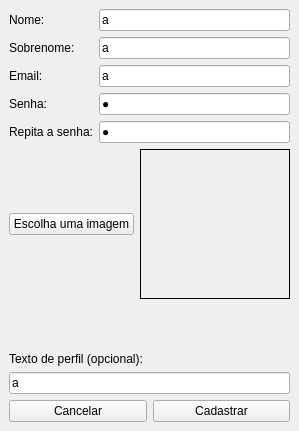
<?xml version="1.0" encoding="UTF-8"?>
<ui version="4.0">
 <class>Cadastre_se</class>
 <widget class="QMainWindow" name="Cadastre_se">
  <property name="geometry">
   <rect>
    <x>0</x>
    <y>0</y>
    <width>299</width>
    <height>431</height>
   </rect>
  </property>
  <property name="windowTitle">
   <string>Cadastre-se</string>
  </property>
  <widget class="QWidget" name="centralwidget">
   <layout class="QGridLayout" name="gridLayout_2">
    <item row="0" column="0">
     <layout class="QGridLayout" name="gridLayout">
      <item row="0" column="0">
       <layout class="QFormLayout" name="formLayout">
        <item row="0" column="0">
         <widget class="QLabel" name="lblNome">
          <property name="text">
           <string>Nome:</string>
          </property>
          <property name="buddy">
           <cstring>lineNome</cstring>
          </property>
         </widget>
        </item>
        <item row="0" column="1">
         <widget class="QLineEdit" name="lineNome">
          <property name="text">
           <string>a</string>
          </property>
         </widget>
        </item>
        <item row="1" column="0">
         <widget class="QLabel" name="lblSobrenome">
          <property name="text">
           <string>Sobrenome:</string>
          </property>
          <property name="buddy">
           <cstring>lineSobrenome</cstring>
          </property>
         </widget>
        </item>
        <item row="1" column="1">
         <widget class="QLineEdit" name="lineSobrenome">
          <property name="text">
           <string>a</string>
          </property>
         </widget>
        </item>
        <item row="2" column="0">
         <widget class="QLabel" name="lblEmail">
          <property name="text">
           <string>Email:</string>
          </property>
          <property name="buddy">
           <cstring>lineEmail</cstring>
          </property>
         </widget>
        </item>
        <item row="2" column="1">
         <widget class="QLineEdit" name="lineEmail">
          <property name="text">
           <string>a</string>
          </property>
         </widget>
        </item>
        <item row="3" column="0">
         <widget class="QLabel" name="lblSenha">
          <property name="text">
           <string>Senha:</string>
          </property>
          <property name="buddy">
           <cstring>lineSenha</cstring>
          </property>
         </widget>
        </item>
        <item row="3" column="1">
         <widget class="QLineEdit" name="lineSenha">
          <property name="inputMethodHints">
           <set>Qt::ImhHiddenText|Qt::ImhNoAutoUppercase|Qt::ImhNoPredictiveText|Qt::ImhSensitiveData</set>
          </property>
          <property name="text">
           <string>a</string>
          </property>
          <property name="echoMode">
           <enum>QLineEdit::Password</enum>
          </property>
         </widget>
        </item>
        <item row="4" column="0">
         <widget class="QLabel" name="lblRepitaSenha">
          <property name="text">
           <string>Repita a senha:</string>
          </property>
          <property name="buddy">
           <cstring>lineRepitaSenha</cstring>
          </property>
         </widget>
        </item>
        <item row="4" column="1">
         <widget class="QLineEdit" name="lineRepitaSenha">
          <property name="inputMethodHints">
           <set>Qt::ImhHiddenText|Qt::ImhNoAutoUppercase|Qt::ImhNoPredictiveText|Qt::ImhSensitiveData</set>
          </property>
          <property name="text">
           <string>a</string>
          </property>
          <property name="echoMode">
           <enum>QLineEdit::Password</enum>
          </property>
         </widget>
        </item>
        <item row="5" column="0" colspan="2">
         <layout class="QHBoxLayout" name="horizontalLayout_2">
          <item>
           <widget class="QPushButton" name="btnEscolhaImagem">
            <property name="text">
             <string>Escolha uma imagem</string>
            </property>
           </widget>
          </item>
          <item>
           <widget class="QLabel" name="lblFoto">
            <property name="sizePolicy">
             <sizepolicy hsizetype="Maximum" vsizetype="Maximum">
              <horstretch>0</horstretch>
              <verstretch>0</verstretch>
             </sizepolicy>
            </property>
            <property name="minimumSize">
             <size>
              <width>150</width>
              <height>150</height>
             </size>
            </property>
            <property name="maximumSize">
             <size>
              <width>150</width>
              <height>150</height>
             </size>
            </property>
            <property name="baseSize">
             <size>
              <width>150</width>
              <height>150</height>
             </size>
            </property>
            <property name="frameShape">
             <enum>QFrame::Box</enum>
            </property>
            <property name="text">
             <string/>
            </property>
            <property name="pixmap">
             <pixmap resource="../QTCC_Qt.qrc">:/images/1415099481_user-64.png</pixmap>
            </property>
            <property name="scaledContents">
             <bool>true</bool>
            </property>
            <property name="alignment">
             <set>Qt::AlignCenter</set>
            </property>
            <property name="buddy">
             <cstring>btnEscolhaImagem</cstring>
            </property>
           </widget>
          </item>
         </layout>
        </item>
       </layout>
      </item>
      <item row="1" column="0">
       <layout class="QVBoxLayout" name="verticalLayout">
        <item>
         <widget class="QLabel" name="lblTextoPerfil">
          <property name="sizePolicy">
           <sizepolicy hsizetype="Preferred" vsizetype="Fixed">
            <horstretch>0</horstretch>
            <verstretch>0</verstretch>
           </sizepolicy>
          </property>
          <property name="text">
           <string>Texto de perfil (opcional):</string>
          </property>
          <property name="alignment">
           <set>Qt::AlignLeading|Qt::AlignLeft|Qt::AlignTop</set>
          </property>
          <property name="buddy">
           <cstring>lineTextoStatus</cstring>
          </property>
         </widget>
        </item>
        <item>
         <widget class="QLineEdit" name="lineTextoStatus">
          <property name="sizePolicy">
           <sizepolicy hsizetype="Expanding" vsizetype="Fixed">
            <horstretch>0</horstretch>
            <verstretch>0</verstretch>
           </sizepolicy>
          </property>
          <property name="text">
           <string>a</string>
          </property>
         </widget>
        </item>
       </layout>
      </item>
      <item row="2" column="0">
       <layout class="QHBoxLayout" name="horizontalLayout">
        <item>
         <widget class="QPushButton" name="btnCancelar">
          <property name="text">
           <string>Cancelar</string>
          </property>
         </widget>
        </item>
        <item>
         <widget class="QPushButton" name="btnCadastrar">
          <property name="text">
           <string>Cadastrar</string>
          </property>
         </widget>
        </item>
       </layout>
      </item>
     </layout>
    </item>
   </layout>
  </widget>
 </widget>
 <resources>
  <include location="../QTCC_Qt.qrc"/>
 </resources>
 <connections/>
</ui>
